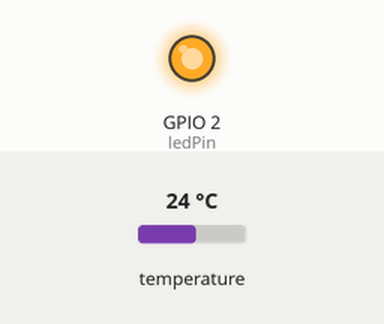
This sketch was run on a simulated ESP8266 (NodeMCU). Parts: output pins drawn as LEDs (lit = HIGH). The inputs (shaded band) are chosen by the test bench; at power-on: temperature 24 °C. WiFi joins after 1.5 s; servers stay silent unless stated; uploads are accepted with an empty reply; what the sketch prints to the serial monitor is not drawn.

Above: at 0.1 s.
At 1.6 s:
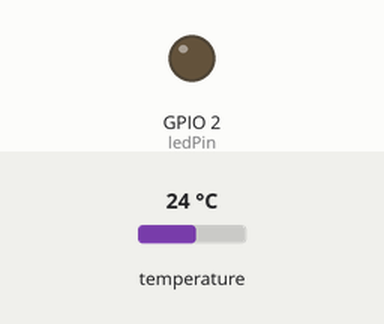
Timing chart, 0 to 3.1 s (numbered marks = the images above):
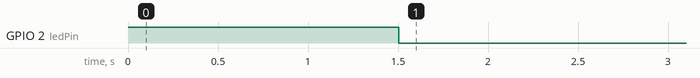

The sketch:

monaqua-waterproof.ino
```cpp
#include <ESP8266WiFi.h>
#include <ESP8266TrueRandom.h>
#include <OneWire.h>
#include <DallasTemperature.h>

// GPIO where the DS18B20 is connected to
const int oneWireBus = 4;

// Setup a oneWire instance to communicate with any OneWire devices
OneWire oneWire(oneWireBus);

// Pass our oneWire reference to Dallas Temperature sensor
DallasTemperature sensors(&oneWire);

//light to switch on after wifi connect
int ledPin = LED_BUILTIN;

//host to send information to
const char* host = "i-ernest.co.za";
const int hostPort = 80;

//wifi to connect to
const char* ssid="Thyme Events";
const char* password = "pierre@home";

WiFiClient client;

void setup() {
  // basic setup
  pinMode(ledPin,OUTPUT);
  digitalWrite(ledPin,HIGH);

  Serial.begin(115200);
  Serial.println();
  Serial.print("Wifi connecting to ");
  Serial.println( ssid );

  // connect to wifi
  WiFi.begin(ssid,password);

  Serial.println();
  Serial.print("Connecting");

  while( WiFi.status() != WL_CONNECTED ){
      delay(500);
      Serial.print(".");
  }


  digitalWrite( ledPin , LOW);
  Serial.println();

  Serial.println("Wifi Connected Success!");
  Serial.print("NodeMCU IP Address : ");
  Serial.println(WiFi.localIP() );

  sensors.begin();
}

void loop() {
  // put your main code here, to run repeatedly:
  sensors.requestTemperatures();
  float temperatureC = sensors.getTempCByIndex(0);
  sendTemperatureToServer(temperatureC);

  delay(60000);

}

void sendTemperatureToServer(float temperature) {

  String json = "{\"temperature\":\"" + String(temperature) + "\"}";

  if(client.connect(host,hostPort)){

    client.println("POST / HTTP/1.1");
    client.println("Host: host");
    client.println("Connection: keep-alive");
    client.println("Cache-Control: no-cache");
    client.println("Content-Type: application/json");
    client.print("Content-Length: ");
    client.println(json.length());
    client.println();
    client.println(json);

    delay(10);
    // Read all the lines of the response and print them to Serial
    Serial.println("Response: ");
    while(client.available()){
      String line = client.readStringUntil('\r');
      Serial.print(line);
    }
  }
}
```
